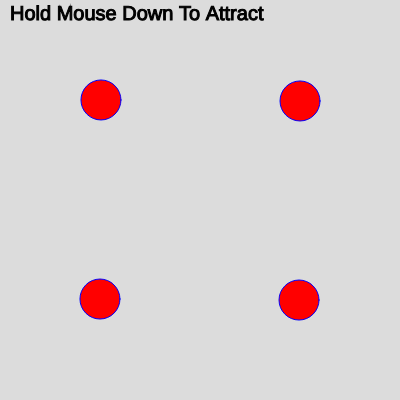
Frame 1 (no input)
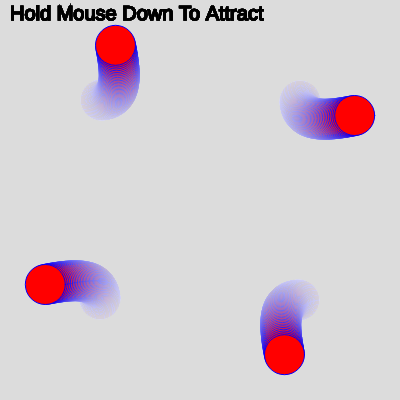
Frame 60 (no input)
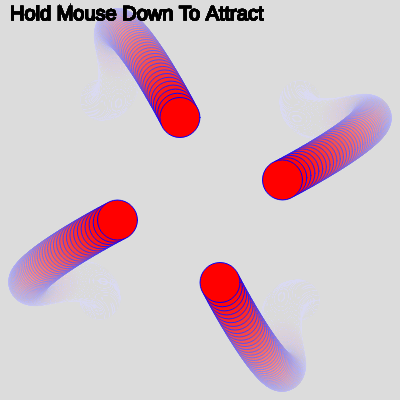
Frame 120 (the mouse pressed at the canvas centre since frame 60)

The p5.js sketch that drew these frames (run headless with seeded random() and noise() and a simulated clock; from frame 60 on, the mouse is pressed at the canvas centre):

// p5.js sketch
// ── sketch.js
const G = 1; // Gravitational Constant
let bodies = [];

class Body {
  constructor(
    mass = 15,
    position = createVector(random(0, width), random(0, height)),
    velocity = createVector(0, 0),
  ) {
    this.mass = mass;
    this.position = position;
    this.velocity = velocity;
    this.acceleration = createVector(0, 0);
  }

  show() {
    stroke("blue");
    fill("red");
    circle(this.position.x, this.position.y, this.mass);
  }

  update() {
    this.velocity.add(this.acceleration);
    // this.velocity.limit(5)
    this.position.add(this.velocity);
    this.acceleration.mult(0);
  }

  applyForce(force) {
    let f = p5.Vector.div(force, this.mass);
    this.acceleration.add(f);
  }

  mouseAttract() {
    const mousePos = createVector(mouseX, mouseY);
    const force = p5.Vector.sub(mousePos, this.position);
    let distance = force.mag();
    distance = constrain(distance, 10, 30);
    // set an arbitrary mass for mouse pos
    const strength = (G * this.mass * 100) / distance ** 2;
    force.setMag(strength);
    return force;
  }

  repel(body) {
    const force = p5.Vector.sub(body.position, this.position);
    let distance = constrain(force.mag(), 10, 50);
    const strength = (G * this.mass * body.mass) / distance ** 2;
    force.setMag(strength);
    return force;
  }
}

function setup() {
  createCanvas(400, 400);
  background(220);
  const body1InitPos = createVector(100, 100);
  const body2InitPos = createVector(300, 100);
  const body3InitPos = createVector(300, 300);
  const body4InitPos = createVector(100, 300);
  const body1InitVel = createVector(1, 0);
  const body2InitVel = createVector(0, 1);
  const body3InitVel = createVector(-1, 0);
  const body4InitVel = createVector(0, -1);
  const body1 = new Body(40, body1InitPos, body1InitVel);
  const body2 = new Body(40, body2InitPos, body2InitVel);
  const body3 = new Body(40, body3InitPos, body3InitVel);
  const body4 = new Body(40, body4InitPos, body4InitVel);
  bodies.push(body1, body2, body3, body4);
}

function draw() {
  background(220, 10);
  stroke("black")
  fill(0)
  textSize(20)
  text("Hold Mouse Down To Attract", 10, 20)
  for (let i = 0; i < bodies.length; i++) {
    if (mouseIsPressed) {
      const attractionForce = bodies[i].mouseAttract();
      bodies[i].applyForce(attractionForce);
      continue;
    } else {
      for (let j = 0; j < bodies.length; j++) {
        if (i === j) continue;
        const repulsionForce = bodies[i].repel(bodies[j]);
        bodies[j].applyForce(repulsionForce);
      }
    }

    // bodies[i].update(); CAN'T DO THIS! MAKES SIMULATION ORDER DEPENDENT!!!
  }

  bodies.forEach((body) => {
    body.update(); // can't be in same loop as force calculations
    body.show();
  });
}
